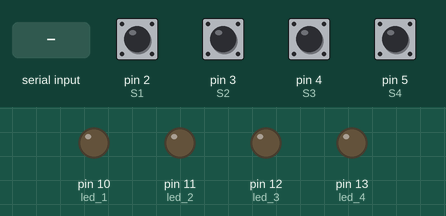
The sketch below on a simulated Arduino Uno, built with avr-gcc and run on an emulated ATmega328P. Shown: output pins drawn as LEDs (lit = HIGH). Inputs (shaded band) come from the test bench; at power-on: pin 2 (S1), pin 3 (S2), pin 4 (S3), pin 5 (S4) HIGH.

Above: at 1.2 s.
1.3 s: "A" received over Serial
At 1.6 s:
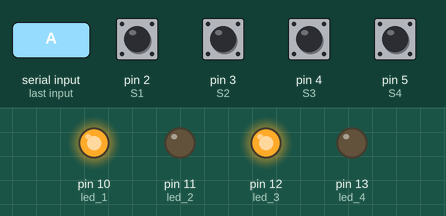
2.8 s: "B" received over Serial
At 3.9 s:
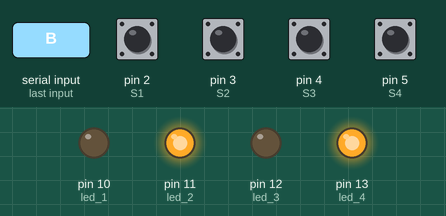
4.3 s: "C" received over Serial
At 5.1 s:
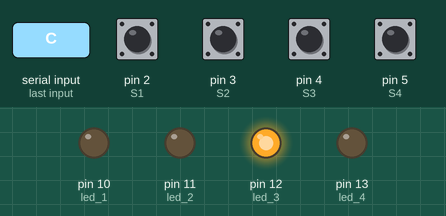
5.8 s: "D" received over Serial
At 6.2 s:
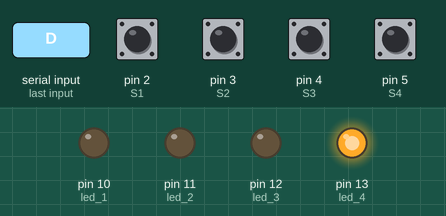
Timing chart, 0 to 8.8 s (numbered marks = the images above; inputs shaded):
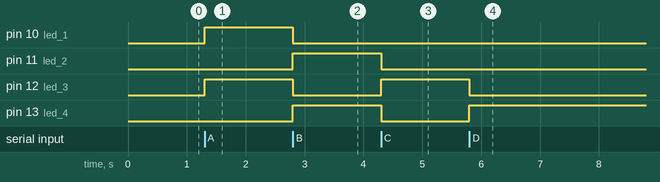

Measured:
- after the input at 1.3 s, pin 10 (led_1), pin 12 (led_3): LOW → HIGH at once
- after the input at 2.8 s, pin 10 (led_1), pin 12 (led_3): HIGH → LOW at once; pin 11 (led_2), pin 13 (led_4): LOW → HIGH at once
- after the input at 4.3 s, pin 11 (led_2), pin 13 (led_4): HIGH → LOW at once; pin 12 (led_3): LOW → HIGH at once
- after the input at 5.8 s, pin 12 (led_3): HIGH → LOW at once; pin 13 (led_4): LOW → HIGH at once

The sketch:

tes.ino
```cpp
#define led_1 10
#define led_2 11
#define led_3 12
#define led_4 13
int datapython;
String mydata;
int S1 =  2;
int S2 =  3;
int S3 =  4;
int S4 =  5;
bool data1 = 0;
bool data2 = 0;
bool data3 = 0;
bool data4 = 0;

void setup() {
  // put your setup code here, to run once:
  Serial.begin(9600);
  pinMode(led_1, OUTPUT);
  pinMode(led_2, OUTPUT);
  pinMode(led_3, OUTPUT);
  pinMode(led_4, OUTPUT);
  pinMode(2, INPUT);
  pinMode(3, INPUT);
  pinMode(4, INPUT);
  pinMode(5, INPUT);

}

void loop() {
  data1 = digitalRead(S1);
  data2 = digitalRead(S2);
  data3 = digitalRead(S3);
  data4 = digitalRead(S4);
  // put your main code here, to run repeatedly:
  //mydata = Serial.readStringUntil('\n');
  if (Serial.available()){
    datapython = Serial.read();
    switch (datapython){
  case 'A' :
    digitalWrite(led_1, HIGH);
    digitalWrite(led_3, HIGH);
    digitalWrite(led_2, LOW);
    digitalWrite(led_4, LOW);
    break;
  // process in data A
  // on

  case 'B' :
    digitalWrite(led_2, HIGH);
    digitalWrite(led_4, HIGH);
    digitalWrite(led_1, LOW);
    digitalWrite(led_3, LOW);
    break;

  // process in data B
  // on

  case 'C' :
    digitalWrite(led_1,LOW);
    digitalWrite(led_2, LOW);
    digitalWrite(led_3, HIGH);
    digitalWrite(led_4,LOW);
    break;
  // process in data C
  // on

  case  'D' :
    digitalWrite(led_2, LOW);
    digitalWrite(led_4, HIGH);
    digitalWrite(led_1, LOW);
    digitalWrite(led_3, LOW);
      break;
    }
  }

else{
    if (data1==LOW){
      if(data2==LOW){
        if(data3==LOW){
          if(data4==LOW){
            Serial.println('A');
            delay(4000);
          }
        }
      }
    }
    if (data1==HIGH){
      if(data2==LOW){
        if(data3==LOW){
          if(data4==LOW){
            Serial.println('B');
            delay(4000);
          }
        }
      }
    }
    if (data1==LOW){
      if(data2==HIGH){
        if(data3==LOW){
          if(data4==LOW){
            Serial.println('C');
            delay(4000);
          }
        }
      }
    }
    if (data1==HIGH){
      if(data2==HIGH){
        if(data3==LOW){
          if(data4==LOW){
            Serial.println('D');
            delay(4000);
          }
        }
      }
    }
    if (data1==LOW){
      if(data2==LOW){
        if(data3==HIGH){
          if(data4==LOW){
            Serial.println('E');
            delay(4000);
          }
        }
      }
    }
    if (data1==LOW){
      if(data2==LOW){
        if(data3==LOW){
          if(data4==HIGH){
            Serial.println('F');
            delay(4000);
          }
        }
      }
    }
  }
}
```
